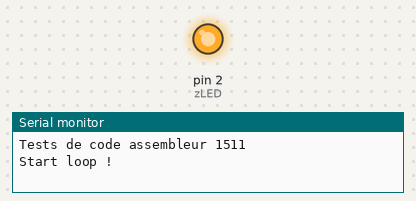
The sketch below on a simulated Arduino Uno, built with avr-gcc and run on an emulated ATmega328P. Shown: output pins drawn as LEDs (lit = HIGH), the last lines printed to the serial monitor.

Above: at 0.05 s.
At 2.8 s:
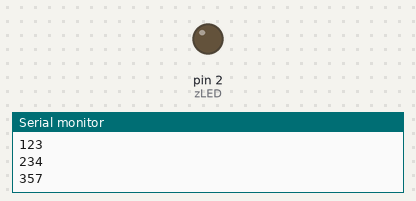
Timing chart, 0 to 6.9 s (numbered marks = the images above):
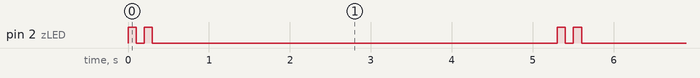

Measured:
- by itself, pin 2 (zLED): repeats every 5.3 s: LOW 0.10 s, HIGH 0.10 s, LOW 5.0 s, HIGH 0.10 s
- by itself, everything shown: repeats every 5.3 s, in 4 steps

The sketch:

Blink_assembly.ino
```cpp
// Petit exemple tout simple pour 'voir' où se trouve dans le code source AVR les variables
// zf220728.111355, zf230419.0105

// Pour déassembler il faut faire:
// /Users/zuzu/Library/Arduino15/packages/arduino/tools/avr-gcc/7.3.0-atmel3.6.1-arduino7/bin/avr-objdump -d /private/var/folders/cl/_6_53z4j1vx2jmdg66d254gh0000gn/T/arduino/sketches/F3AA373A5FCE5CC3E94EBEF85531EE48/Blink_assembly.ino.elf > toto.asm
//
// Sources pour déassembler du bin Arduino:
// https://forum.arduino.cc/t/easy-command-to-see-disassembly-of-compiled-code/72938

int const zLED = 2; // LED branché sur la pin 1 du Grove Shield

word toto;  // variable toto
word tutu;   // variable tutu
word tata;   // variable tata

// the setup function runs once when you press reset or power the board
void setup() {
  Serial.begin(9600); // open a serial connection to your computer
  Serial.println("\n\nTests de code assembleur 1511"); // print some text in Serial Monitor

  pinMode(zLED, OUTPUT);
  }

// the loop function runs over and over again forever
void loop() {

  Serial.println("\nStart loop !"); // Affiche toto sur la console

  toto = 123;
  Serial.println(toto); // Affiche toto sur la console

  tutu = 234;
  Serial.println(tutu); // Affiche tutu sur la console

  tata = toto + tutu; // addition des variables
  Serial.println(tata); // Affiche tata sur la console


  digitalWrite(zLED, HIGH);   // turn the LED on (HIGH is the voltage level)
  delay(100);                       // wait for 100 mS
  digitalWrite(zLED, LOW);    // turn the LED off by making the voltage LOW
  delay(100);                       // wait for 100 mS
  digitalWrite(zLED, HIGH);   // turn the LED on (HIGH is the voltage level)
  delay(100);                       // wait for 100 mS
  digitalWrite(zLED, LOW);    // turn the LED off by making the voltage LOW
  delay(5000);                       // wait for 1 S

}
```
